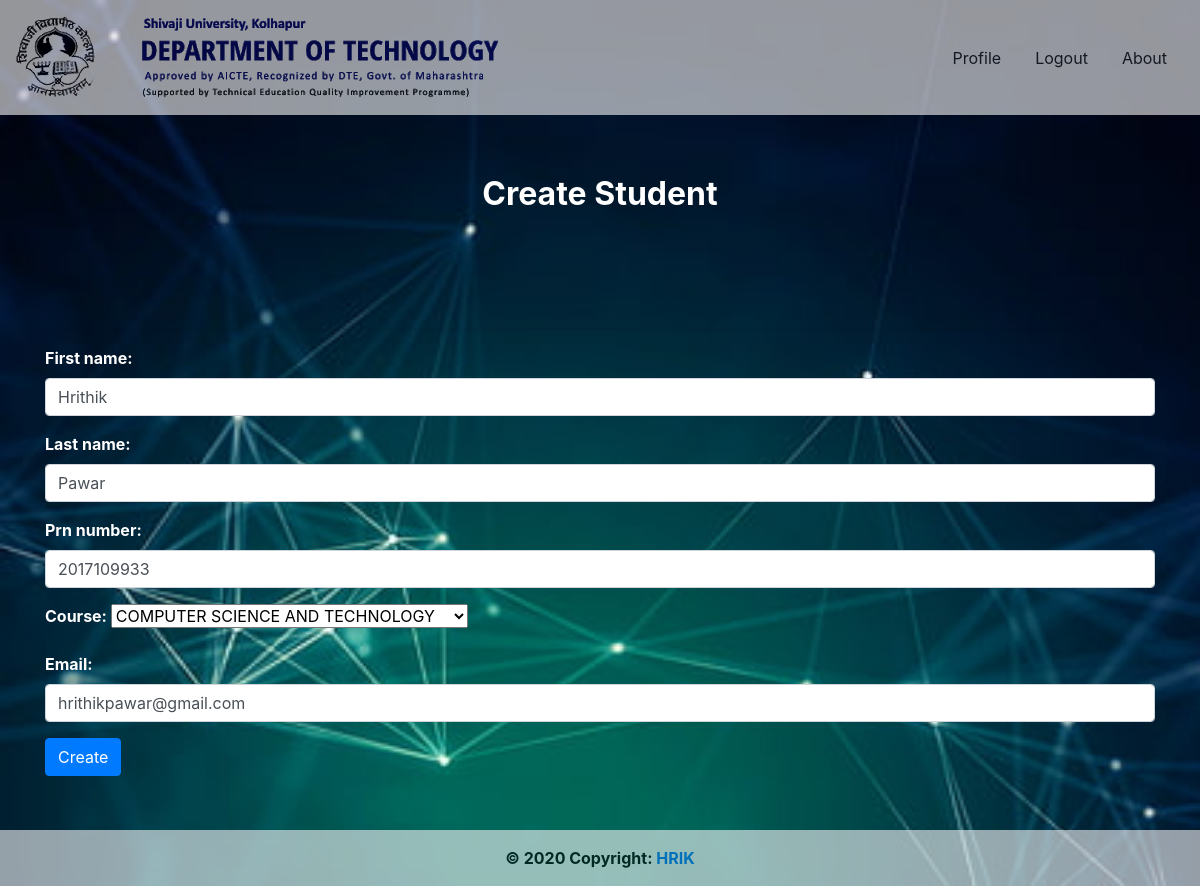
The page /edit-student/4/ (signed in) on the database its author committed.
### system/models.py (models this page shows, shortened)
class Student(models.Model):
    first_name = models.CharField(max_length = 64)
    last_name = models.CharField(max_length = 64)
    prn_number = models.CharField(max_length = 10, unique = True)
    course = models.ForeignKey('Course', on_delete=models.CASCADE)
    email = models.EmailField(max_length = 254)
    profile_picture = models.ImageField(upload_to = 'profile_picture', default='pp.jpg' )

### system/views.py (the view)
# urls.py: path('edit-student/<int:id>/', edit_student, name = 'edit_student'),
@login_required(login_url='login')
def edit_student(request, id):
    obj = Student.objects.get(id=id)
    form = StudentEditForm(instance=obj)
    if request.method == 'POST':
        form = StudentEditForm(request.POST, request.FILES, instance=obj)
        if form.is_valid():
            form.save()
            return redirect('student_profile', id)
    context = { 'form':form }
    return render(request, 'system/edit_student.html', context)

### system/forms.py
class StudentEditForm(forms.ModelForm):
    class Meta:
        model = Student
        fields = ['first_name', 'last_name', 'prn_number', 'course', 'email']

### system/models.py (called while the page is built)
    def __str__(self):
        return self.course_name.upper()

### system/templates/system/edit_student.html (shortened to what this page needs)
{% extends 'system/layout.html' %}
{% block body %}
{% include 'system/navbar_user.html' %}
    <div class="container">
      <h2><strong>Create Student</strong></h2>
      <div class="jambotron">
        <hr>
        <div style="text-align: left;">
        <form method='POST' action=''>
            {{ form.as_p }}
            <button class="btn btn-primary">Create</button>
        </form>
      </div>
    </div>
{% endblock %}

### static/css/home.css (style rules this page uses)
body { background-repeat: no-repeat; background-size: cover; }
.container { position: relative; z-index: 1; text-align: center; color:white; font-weight: bold; margin: auto; padding-top: 5%; padding-bottom: 5%; align-items: center; align-content: center; }
.jambotron { margin-top: 50px; padding-top: 50px; padding-bottom: 50px; font-weight: bold; }

### rows shown on the page
Student: first_name "Hrithik", last_name "Pawar", prn_number "2017109933", course "COMPUTER SCIENCE AND TECHNOLOGY", email "hrithikpawar@gmail.com"
